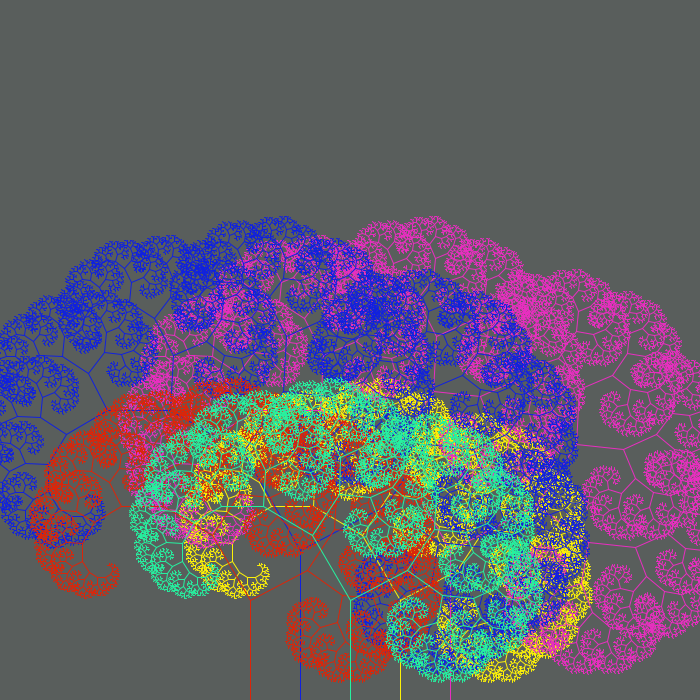
Frame 1 (no input)
Frame 2 (the mouse pressed at the canvas centre, redrawn once): identical to frame 1, image omitted

The Processing sketch that drew this single still picture (run headless with seeded random() and noise(); the mouse was pressed at the canvas centre and the sketch redrawn once):

// Processing sketch: recursion
// ── recursion.pde
private float fractionLength = .8;
private int smallestBranch = 10;
private float branchAngle = .2;  

public void setup() {  
  //Canvas..
  size(700, 700); 
  noLoop();
}

public void draw() {  
  background(89, 94, 92);   
  
  //Divided into different trees, tried creating a forest effect where it would be
  //tight and compact. Each tree is a different color in order to have a better 
  //view of how the recursion works
  
  stroke(252, 240, 8); 
  drawBranches(width/2 + 50, height, 100, 90);

  stroke(232, 46, 192); 
  drawBranches(width/2 + 100, height, 150, 90);

  stroke(16, 33, 222); 
  drawBranches(width/2 - 50, height, 150, 90);

  stroke(219, 37, 9); 
  drawBranches(width/2 - 100, height, 100, 90);

  stroke(38, 240, 159); 
  drawBranches(width/2, height, 100, 90);
}
 
public void drawBranches(float x, float y, float branchLength, float angle) {   
    if(branchLength>1) {
      float horiz = x + branchLength * cos(radians(angle));
      float vert = y - branchLength * sin(radians(angle));
        line(x, y, horiz, vert);
        drawBranches(horiz, vert, branchLength * 0.75, angle + 30);
        drawBranches(horiz, vert, branchLength * 0.65, angle - 63);
    }   
} 
  
